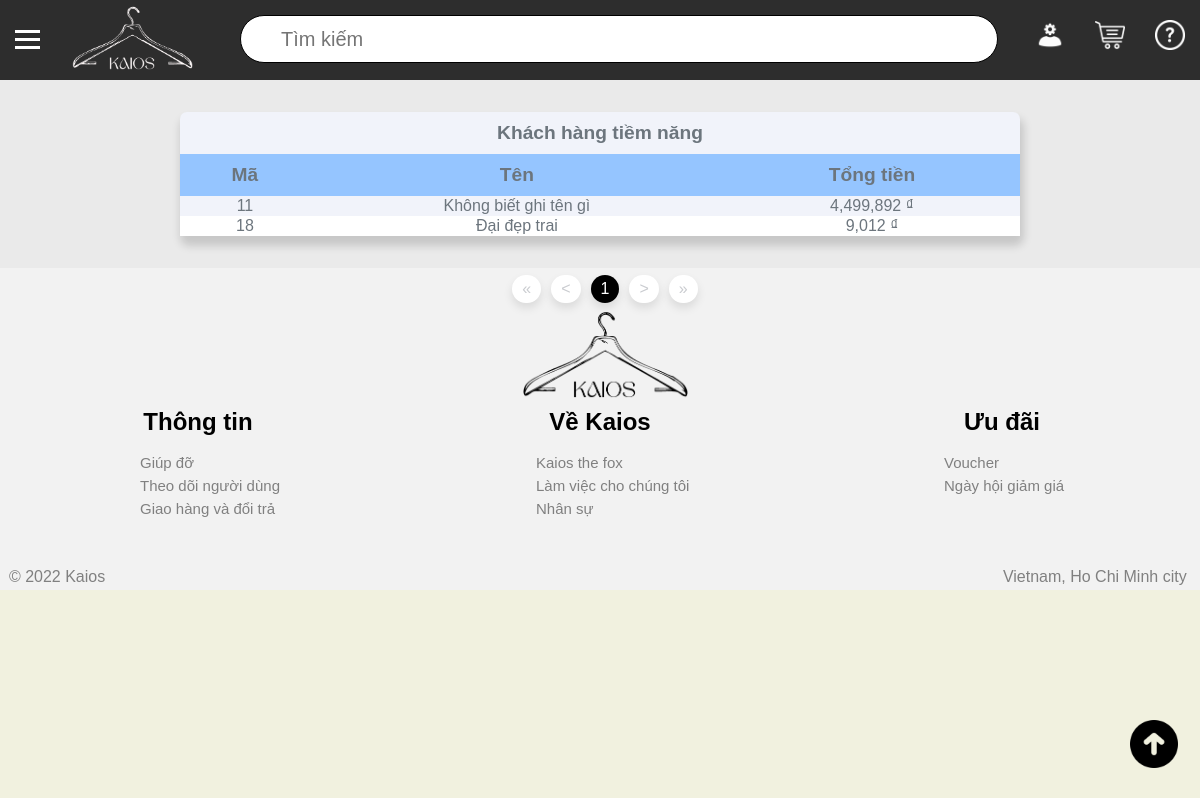
The app's page /admin/overview/customers.php (signed in) with its own data.
### tables this page shows
CREATE TABLE `khach_hang` (
  `ma` int(11) NOT NULL,
  `anh_dai_dien` varchar(200) NOT NULL DEFAULT 'default.png',
  `ten` varchar(200) NOT NULL,
  `so_dien_thoai` varchar(20) NOT NULL,
  `dia_chi` text NOT NULL,
  `email` text NOT NULL,
  `mat_khau` varchar(200) NOT NULL,
  `token` varchar(50) DEFAULT NULL
);

### admin/overview/customers.php (the view, shortened to what this page needs)
<!DOCTYPE html>
<html>
<head>
	<link rel="stylesheet" type="text/css" href="../../styles.css">
    <link rel="stylesheet" type="text/css" href="./overview.css">
</head>
<body>
    <?php
    require '../../database/connect.php';
    $query_order = "
        SELECT
            khach_hang.ma,
            khach_hang.ten,
            SUM(hoa_don.tong_tien) AS tong_tien
        FROM khach_hang
        LEFT JOIN hoa_don ON hoa_don.ma_khach_hang = khach_hang.ma
        WHERE
            hoa_don.trang_thai = 1 OR hoa_don.ma_khach_hang IS null
        GROUP BY khach_hang.ma
        ORDER BY tong_tien DESC
    ";
    $result_order = mysqli_query($connect,$query_order);
    $num_rows = mysqli_num_rows($result_order);
    ?>
    <div id="main_div">
      <?php include '../header.php'; ?>
    <div id="middle_div" style="z-index: 9999">
        <div id="content">
            <p>
                <table id="main_table">
                    <tr>
                        <th colspan="3">
                            Khách hàng tiềm năng
                        </th>
                    </tr>
                    <tr style="background-color: #95c5ff;">
                        <th>
                            Mã
                        </th>
                        <th>
                            Tên
                        </th>
                        <th>
                            Tổng tiền
                        </th>
                    </tr>
                    <?php foreach($result_order as $each) { ?>
                        <?php
                        if ($num_rows % 2 == 0) $row_color = "#f1f3fa";
                        else if ($num_rows % 2 == 1) $row_color = "#ffffff";
                        $num_rows--;
                        ?>
                        <tr name="each_row" style="background-color: <?php echo $row_color ?>;">
                            <td>
                                <?php echo $each['ma']; ?>
                            </td>
                            <td>
                                <?php echo $each['ten'] ?>
                            </td>
                            <td>
                                <?php echo number_format($each['tong_tien'],0, '', ','). ' ₫
                                ' ?>
                        </td>
                    </tr>
                <?php } ?>
            </table>
        </p>
    </div>
</div>
<?php include '../../partial/footer.php';?>
</div>
</body>
</html>

### styles.css (style rules this page uses)
html { height: 100%; }
body { margin:0; padding:0; font-family: sans-serif; background-color: #f1f1df; }
#main_div { width: 100%; height: auto; background-color: #eaeaea; position: relative; }
#middle_div { height: 83%; width: 100%; background-color: #eaeaea; float: left; }
#main_table { border-collapse: collapse; width: 90%; padding-top: 10px; margin-left: auto; margin-right: auto; text-align: center; background-color: #f1f3fa; border-radius: 7px; color: #6c757d; box-shadow: 2px 8px 8px 2px rgba(0,0,0,0.15); }
th { color: #6c757d; font-size: larger; padding: 10px; }
tr[name=each_row] { cursor: pointer; }

### admin/overview/overview.css (style rules this page uses)
tr { cursor: default !important; }
p { display: flex; justify-content: center; align-items: center; }
table { width: 50% !important; }

### admin/overview/customers.php (style rules this page uses)
table { width: 70% !important; }

### records on screen
khach_hang: ma "11", ten "Không biết ghi tên gì", tong_tien "4,499,892"
khach_hang: ma "18", ten "Đại đẹp trai", tong_tien "9,012"
